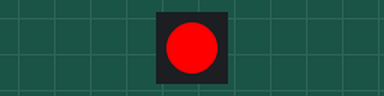
Recording of a program running on a simulated CircuitPython board. On the bench: 1 RGB LEDs in strip order, left to right. Dim RGB values are drawn brighter than linear.

Above: at 0.05 s.
At 9.97 s:
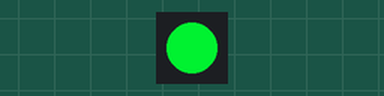
At 19.99 s:
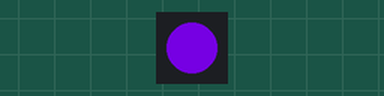
At 39.94 s:
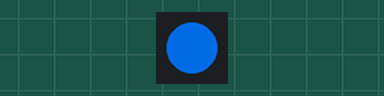
Timing chart, 0 to 40.0 s (numbered marks = the images above):
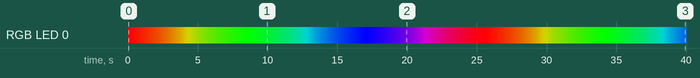

Measured:
- by itself, RGB LED 0: off → RGB(255, 0, 0) at 0.00 s, → RGB(252, 3, 0) 0.10 s later, → RGB(249, 6, 0) 0.10 s later, → RGB(246, 9, 0) 0.10 s later, … (399 changes in this stretch)

The program:

demo-02-neopixel-rainbow.py
```python
import time
import board
from rainbowio import colorwheel
import neopixel

pixels = neopixel.NeoPixel(board.NEOPIXEL, 1, auto_write=False)
while True:
    for i in range(255):
        pixels.fill(colorwheel(i % 255))
        pixels.show()
        time.sleep(0.1)
```
